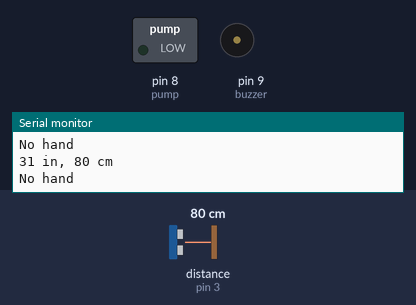
Simulated run of this sketch. Board: Arduino Uno, built with avr-gcc and run on an emulated ATmega328P. Shown: switched loads named in the sketch (green lamp = pin HIGH), buzzer (waves = sounding, pin HIGH), the last lines printed to the serial monitor. Wiring (inferred from the names in the program): ultrasonic range finder: trigger pin 2; echo pin 3. Inputs (shaded band) come from the test bench; at power-on: distance to the obstacle (sensor on pin 3) 80 cm. The echo pulse lasts 58.3 µs per cm; pins used as bus, display or sensor lines are not drawn.

Above: at 1.2 s.
1.3 s: distance to the obstacle (sensor on pin 3) set to 20 cm
2.9 s: distance to the obstacle (sensor on pin 3) set to 16 cm
At 4.0 s:
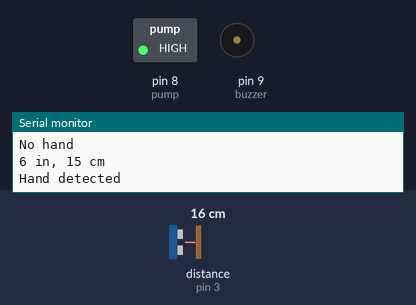
5.9 s: distance to the obstacle (sensor on pin 3) set to 35 cm
At 8.2 s:
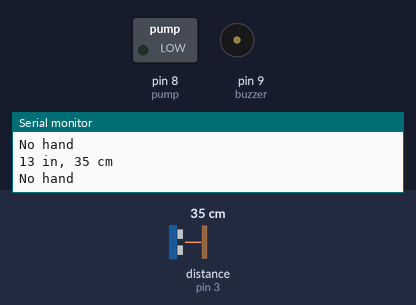
8.7 s: distance to the obstacle (sensor on pin 3) set to 2 cm
At 9.2 s:
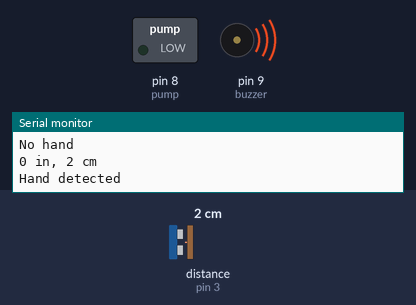
Timing chart, 0 to 12.7 s (numbered marks = the images above; inputs shaded):
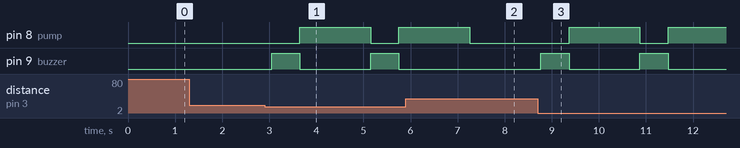

The sketch:

Automated_hand_sanitizer.ino
```cpp
#define trigPin 2
#define echoPin 3
#define pump 8
#define buzzer 9

int range = 7; // Range in inches

void setup() {
    // Initialize serial communication
    Serial.begin(9600);

    // Initialize the sensor pins
    pinMode(trigPin, OUTPUT);
    pinMode(echoPin, INPUT);
    pinMode(pump, OUTPUT);
    pinMode(buzzer, OUTPUT);

    digitalWrite(pump, HIGH);   // Turn off pump initially
    digitalWrite(buzzer, LOW);  // Turn off buzzer initially
}

void loop() {
    long duration, inches, cm;

    // Trigger the sensor
    digitalWrite(trigPin, LOW);
    delayMicroseconds(2);
    digitalWrite(trigPin, HIGH);
    delayMicroseconds(10); // Increased delay to ensure a clean high pulse
    digitalWrite(trigPin, LOW);

    // Measure the echo duration
    duration = pulseIn(echoPin, HIGH);

    // Convert duration to distance
    inches = microsecondsToInches(duration);
    cm = microsecondsToCentimeters(duration);

    // Print distance
    Serial.print(inches);
    Serial.print(" in, ");
    Serial.print(cm);
    Serial.print(" cm");
    Serial.println();

    // Check distance and perform actions
    if (inches < 7) {
        Serial.println("Hand detected");
        digitalWrite(pump, LOW);    // Activate pump
        digitalWrite(buzzer, HIGH); // Activate buzzer
        delay(600);
        digitalWrite(pump, HIGH);   // Turn off pump
        digitalWrite(buzzer, LOW);  // Turn off buzzer
        delay(1300);
    } else {
        Serial.println("No hand");
        digitalWrite(pump, LOW);   // Turn off pump
        digitalWrite(buzzer, LOW); // Turn off buzzer
        delay(50);
    }

    delay(200); // Small delay between readings
}

long microsecondsToInches(long microseconds) {
    // Speed of sound is approximately 74 microseconds per inch
    return microseconds / 74 / 2;
}

long microsecondsToCentimeters(long microseconds) {
    // Speed of sound is approximately 29 microseconds per centimeter
    return microseconds / 29 / 2;
}
```

Measured:
- the behaviour switches between 19 and 18 cm on distance to the obstacle (sensor on pin 3) (found by bisection; images 0 and 1)
- after the input at 2.9 s, pin 8 (pump): LOW → HIGH after 0.75 s, → LOW 1.5 s later, → HIGH 0.60 s later; pin 9 (buzzer): alternates HIGH for 0.60 s and LOW for 1.5 s, starting after 0.15 s
- after the input at 5.9 s, pin 8 (pump): goes on until 7.3 s, then stays LOW; pin 9 (buzzer): stays LOW (without the input it goes to HIGH after 1.4 s)
- after the input at 8.7 s, pin 8 (pump): LOW → HIGH after 0.67 s, → LOW 1.5 s later, → HIGH 0.60 s later; pin 9 (buzzer): alternates HIGH for 0.60 s and LOW for 1.5 s, starting after 0.07 s
